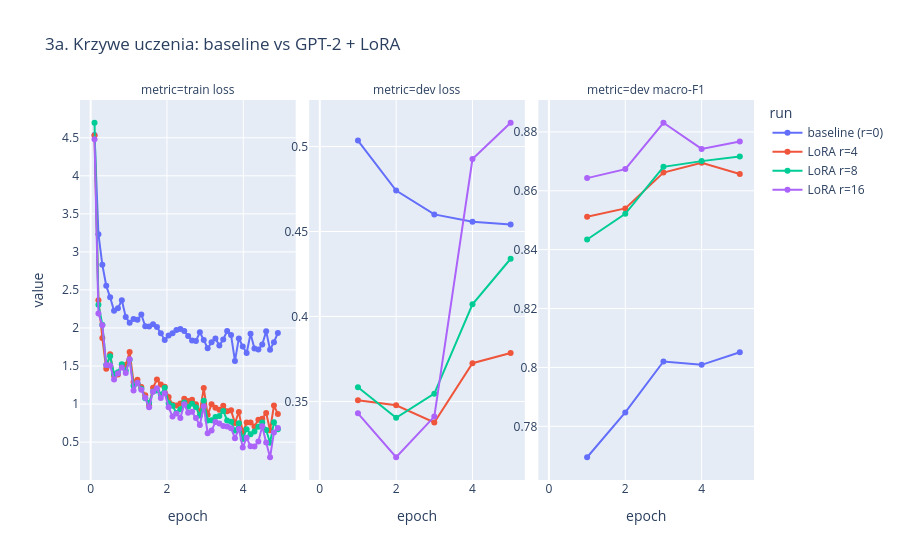

The cell this chart's notebook holds for it:
### Code cell
plot_history({name_of(r): res["history"] for r, res in seq.items()}, "3a. Krzywe uczenia: baseline vs GPT-2 + LoRA")

### Figure 1 — Plotly figure (JSON) as saved in the notebook; plotly's stock layout.template omitted (floating-point values rounded to 4 significant figures)
{"data": [{"hovertemplate": "run=baseline (r=0)<br>metric=train loss<br>epoch=%{x}<br>value=%{y}<extra></extra>", "legendgroup": "baseline (r=0)", "line": {"color": "#636efa", "dash": "solid"}, "marker": {"symbol": "circle"}, "mode": "lines+markers", "name": "baseline (r=0)", "orientation": "v", "showlegend": true, "type": "scatter", "x": [0.1022, 0.2044, 0.3066, 0.4088, 0.5109, 0.6131, 0.7153, 0.8175, 0.9197, 1.022, 1.124, 1.226, 1.328, 1.431, 1.533, 1.635, 1.737, 1.839, 1.942, 2.044, 2.146, 2.248, 2.35, 2.453, 2.555, 2.657, 2.759, 2.861, 2.964, 3.066, 3.168, 3.27, 3.372, 3.474, 3.577, 3.679, 3.781, 3.883, 3.985, 4.088, 4.19, 4.292, 4.394, 4.496, 4.599, 4.701, 4.803, 4.905], "xaxis": "x", "y": [4.537, 3.233, 2.831, 2.554, 2.403, 2.225, 2.26, 2.364, 2.145, 2.068, 2.118, 2.107, 2.177, 2.021, 2.019, 2.047, 2.013, 1.929, 1.843, 1.902, 1.932, 1.972, 1.986, 1.961, 1.896, 1.834, 1.829, 1.943, 1.841, 1.734, 1.811, 1.862, 1.769, 1.85, 1.961, 1.906, 1.567, 1.863, 1.758, 1.672, 1.923, 1.731, 1.717, 1.782, 1.957, 1.713, 1.814, 1.934], "yaxis": "y"}, {"hovertemplate": "run=baseline (r=0)<br>metric=dev loss<br>epoch=%{x}<br>value=%{y}<extra></extra>", "legendgroup": "baseline (r=0)", "line": {"color": "#636efa", "dash": "solid"}, "marker": {"symbol": "circle"}, "mode": "lines+markers", "name": "baseline (r=0)", "orientation": "v", "showlegend": false, "type": "scatter", "x": [1.0, 2.0, 3.0, 4.0, 5.0], "xaxis": "x2", "y": [0.5035, 0.4741, 0.4601, 0.4557, 0.4541], "yaxis": "y2"}, {"hovertemplate": "run=baseline (r=0)<br>metric=dev macro-F1<br>epoch=%{x}<br>value=%{y}<extra></extra>", "legendgroup": "baseline (r=0)", "line": {"color": "#636efa", "dash": "solid"}, "marker": {"symbol": "circle"}, "mode": "lines+markers", "name": "baseline (r=0)", "orientation": "v", "showlegend": false, "type": "scatter", "x": [1.0, 2.0, 3.0, 4.0, 5.0], "xaxis": "x3", "y": [0.7695, 0.7847, 0.802, 0.8009, 0.8052], "yaxis": "y3"}, {"hovertemplate": "run=LoRA r=4<br>metric=train loss<br>epoch=%{x}<br>value=%{y}<extra></extra>", "legendgroup": "LoRA r=4", "line": {"color": "#EF553B", "dash": "solid"}, "marker": {"symbol": "circle"}, "mode": "lines+markers", "name": "LoRA r=4", "orientation": "v", "showlegend": true, "type": "scatter", "x": [0.1022, 0.2044, 0.3066, 0.4088, 0.5109, 0.6131, 0.7153, 0.8175, 0.9197, 1.022, 1.124, 1.226, 1.328, 1.431, 1.533, 1.635, 1.737, 1.839, 1.942, 2.044, 2.146, 2.248, 2.35, 2.453, 2.555, 2.657, 2.759, 2.861, 2.964, 3.066, 3.168, 3.27, 3.372, 3.474, 3.577, 3.679, 3.781, 3.883, 3.985, 4.088, 4.19, 4.292, 4.394, 4.496, 4.599, 4.701, 4.803, 4.905], "xaxis": "x", "y": [4.531, 2.364, 1.868, 1.463, 1.653, 1.373, 1.389, 1.514, 1.512, 1.684, 1.289, 1.318, 1.226, 1.114, 0.9824, 1.215, 1.324, 1.256, 1.228, 1.092, 0.9901, 0.9798, 1.008, 1.071, 1.04, 1.055, 0.9977, 0.8981, 1.21, 0.8578, 0.9986, 0.9528, 0.9251, 0.9786, 0.9044, 0.917, 0.7507, 0.8956, 0.6322, 0.7571, 0.759, 0.7054, 0.7943, 0.8079, 0.8823, 0.6562, 0.9814, 0.8685], "yaxis": "y"}, {"hovertemplate": "run=LoRA r=4<br>metric=dev loss<br>epoch=%{x}<br>value=%{y}<extra></extra>", "legendgroup": "LoRA r=4", "line": {"color": "#EF553B", "dash": "solid"}, "marker": {"symbol": "circle"}, "mode": "lines+markers", "name": "LoRA r=4", "orientation": "v", "showlegend": false, "type": "scatter", "x": [1.0, 2.0, 3.0, 4.0, 5.0], "xaxis": "x2", "y": [0.3507, 0.3478, 0.3376, 0.3725, 0.3785], "yaxis": "y2"}, {"hovertemplate": "run=LoRA r=4<br>metric=dev macro-F1<br>epoch=%{x}<br>value=%{y}<extra></extra>", "legendgroup": "LoRA r=4", "line": {"color": "#EF553B", "dash": "solid"}, "marker": {"symbol": "circle"}, "mode": "lines+markers", "name": "LoRA r=4", "orientation": "v", "showlegend": false, "type": "scatter", "x": [1.0, 2.0, 3.0, 4.0, 5.0], "xaxis": "x3", "y": [0.8512, 0.854, 0.8662, 0.8695, 0.8657], "yaxis": "y3"}, {"hovertemplate": "run=LoRA r=8<br>metric=train loss<br>epoch=%{x}<br>value=%{y}<extra></extra>", "legendgroup": "LoRA r=8", "line": {"color": "#00cc96", "dash": "solid"}, "marker": {"symbol": "circle"}, "mode": "lines+markers", "name": "LoRA r=8", "orientation": "v", "showlegend": true, "type": "scatter", "x": [0.1022, 0.2044, 0.3066, 0.4088, 0.5109, 0.6131, 0.7153, 0.8175, 0.9197, 1.022, 1.124, 1.226, 1.328, 1.431, 1.533, 1.635, 1.737, 1.839, 1.942, 2.044, 2.146, 2.248, 2.35, 2.453, 2.555, 2.657, 2.759, 2.861, 2.964, 3.066, 3.168, 3.27, 3.372, 3.474, 3.577, 3.679, 3.781, 3.883, 3.985, 4.088, 4.19, 4.292, 4.394, 4.496, 4.599, 4.701, 4.803, 4.905], "xaxis": "x", "y": [4.697, 2.306, 2.043, 1.512, 1.63, 1.392, 1.418, 1.523, 1.44, 1.583, 1.24, 1.274, 1.2, 1.076, 1.016, 1.164, 1.178, 1.127, 1.215, 1.012, 0.9772, 0.8837, 0.9305, 1.019, 0.9657, 1.004, 0.9591, 0.8482, 1.043, 0.785, 0.7884, 0.8301, 0.8432, 0.9097, 0.7839, 0.7685, 0.6517, 0.7462, 0.5415, 0.6701, 0.6046, 0.6384, 0.7007, 0.7566, 0.658, 0.4903, 0.7596, 0.6696], "yaxis": "y"}, {"hovertemplate": "run=LoRA r=8<br>metric=dev loss<br>epoch=%{x}<br>value=%{y}<extra></extra>", "legendgroup": "LoRA r=8", "line": {"color": "#00cc96", "dash": "solid"}, "marker": {"symbol": "circle"}, "mode": "lines+markers", "name": "LoRA r=8", "orientation": "v", "showlegend": false, "type": "scatter", "x": [1.0, 2.0, 3.0, 4.0, 5.0], "xaxis": "x2", "y": [0.3583, 0.3404, 0.3546, 0.4072, 0.434], "yaxis": "y2"}, {"hovertemplate": "run=LoRA r=8<br>metric=dev macro-F1<br>epoch=%{x}<br>value=%{y}<extra></extra>", "legendgroup": "LoRA r=8", "line": {"color": "#00cc96", "dash": "solid"}, "marker": {"symbol": "circle"}, "mode": "lines+markers", "name": "LoRA r=8", "orientation": "v", "showlegend": false, "type": "scatter", "x": [1.0, 2.0, 3.0, 4.0, 5.0], "xaxis": "x3", "y": [0.8435, 0.8522, 0.8681, 0.8701, 0.8716], "yaxis": "y3"}, {"hovertemplate": "run=LoRA r=16<br>metric=train loss<br>epoch=%{x}<br>value=%{y}<extra></extra>", "legendgroup": "LoRA r=16", "line": {"color": "#ab63fa", "dash": "solid"}, "marker": {"symbol": "circle"}, "mode": "lines+markers", "name": "LoRA r=16", "orientation": "v", "showlegend": true, "type": "scatter", "x": [0.1022, 0.2044, 0.3066, 0.4088, 0.5109, 0.6131, 0.7153, 0.8175, 0.9197, 1.022, 1.124, 1.226, 1.328, 1.431, 1.533, 1.635, 1.737, 1.839, 1.942, 2.044, 2.146, 2.248, 2.35, 2.453, 2.555, 2.657, 2.759, 2.861, 2.964, 3.066, 3.168, 3.27, 3.372, 3.474, 3.577, 3.679, 3.781, 3.883, 3.985, 4.088, 4.19, 4.292, 4.394, 4.496, 4.599, 4.701, 4.803, 4.905], "xaxis": "x", "y": [4.479, 2.191, 2.034, 1.513, 1.508, 1.322, 1.401, 1.481, 1.407, 1.588, 1.179, 1.279, 1.188, 1.082, 0.9587, 1.162, 1.207, 1.081, 1.141, 0.9568, 0.8364, 0.876, 0.818, 0.9964, 0.8853, 0.8975, 0.8183, 0.7237, 0.9695, 0.6172, 0.6539, 0.7625, 0.7448, 0.7109, 0.7064, 0.6826, 0.5517, 0.671, 0.4305, 0.5556, 0.4443, 0.4422, 0.5082, 0.7096, 0.4942, 0.3008, 0.6266, 0.684], "yaxis": "y"}, {"hovertemplate": "run=LoRA r=16<br>metric=dev loss<br>epoch=%{x}<br>value=%{y}<extra></extra>", "legendgroup": "LoRA r=16", "line": {"color": "#ab63fa", "dash": "solid"}, "marker": {"symbol": "circle"}, "mode": "lines+markers", "name": "LoRA r=16", "orientation": "v", "showlegend": false, "type": "scatter", "x": [1.0, 2.0, 3.0, 4.0, 5.0], "xaxis": "x2", "y": [0.343, 0.3171, 0.3411, 0.4927, 0.514], "yaxis": "y2"}, {"hovertemplate": "run=LoRA r=16<br>metric=dev macro-F1<br>epoch=%{x}<br>value=%{y}<extra></extra>", "legendgroup": "LoRA r=16", "line": {"color": "#ab63fa", "dash": "solid"}, "marker": {"symbol": "circle"}, "mode": "lines+markers", "name": "LoRA r=16", "orientation": "v", "showlegend": false, "type": "scatter", "x": [1.0, 2.0, 3.0, 4.0, 5.0], "xaxis": "x3", "y": [0.8643, 0.8674, 0.8831, 0.8742, 0.8767], "yaxis": "y3"}], "layout": {"annotations": [{"font": {}, "showarrow": false, "text": "metric=train loss", "x": 0.16, "xanchor": "center", "xref": "paper", "y": 1.0, "yanchor": "bottom", "yref": "paper"}, {"font": {}, "showarrow": false, "text": "metric=dev loss", "x": 0.5, "xanchor": "center", "xref": "paper", "y": 1.0, "yanchor": "bottom", "yref": "paper"}, {"font": {}, "showarrow": false, "text": "metric=dev macro-F1", "x": 0.84, "xanchor": "center", "xref": "paper", "y": 1.0, "yanchor": "bottom", "yref": "paper"}], "legend": {"title": {"text": "run"}, "tracegroupgap": 0}, "title": {"text": "3a. Krzywe uczenia: baseline vs GPT-2 + LoRA"}, "xaxis": {"anchor": "y", "domain": [0.0, 0.32], "title": {"text": "epoch"}}, "xaxis2": {"anchor": "y2", "domain": [0.34, 0.66], "matches": "x", "title": {"text": "epoch"}}, "xaxis3": {"anchor": "y3", "domain": [0.68, 1.0], "matches": "x", "title": {"text": "epoch"}}, "yaxis": {"anchor": "x", "domain": [0.0, 1.0], "showticklabels": true, "title": {"text": "value"}}, "yaxis2": {"anchor": "x2", "domain": [0.0, 1.0], "showticklabels": true}, "yaxis3": {"anchor": "x3", "domain": [0.0, 1.0], "showticklabels": true}}}
